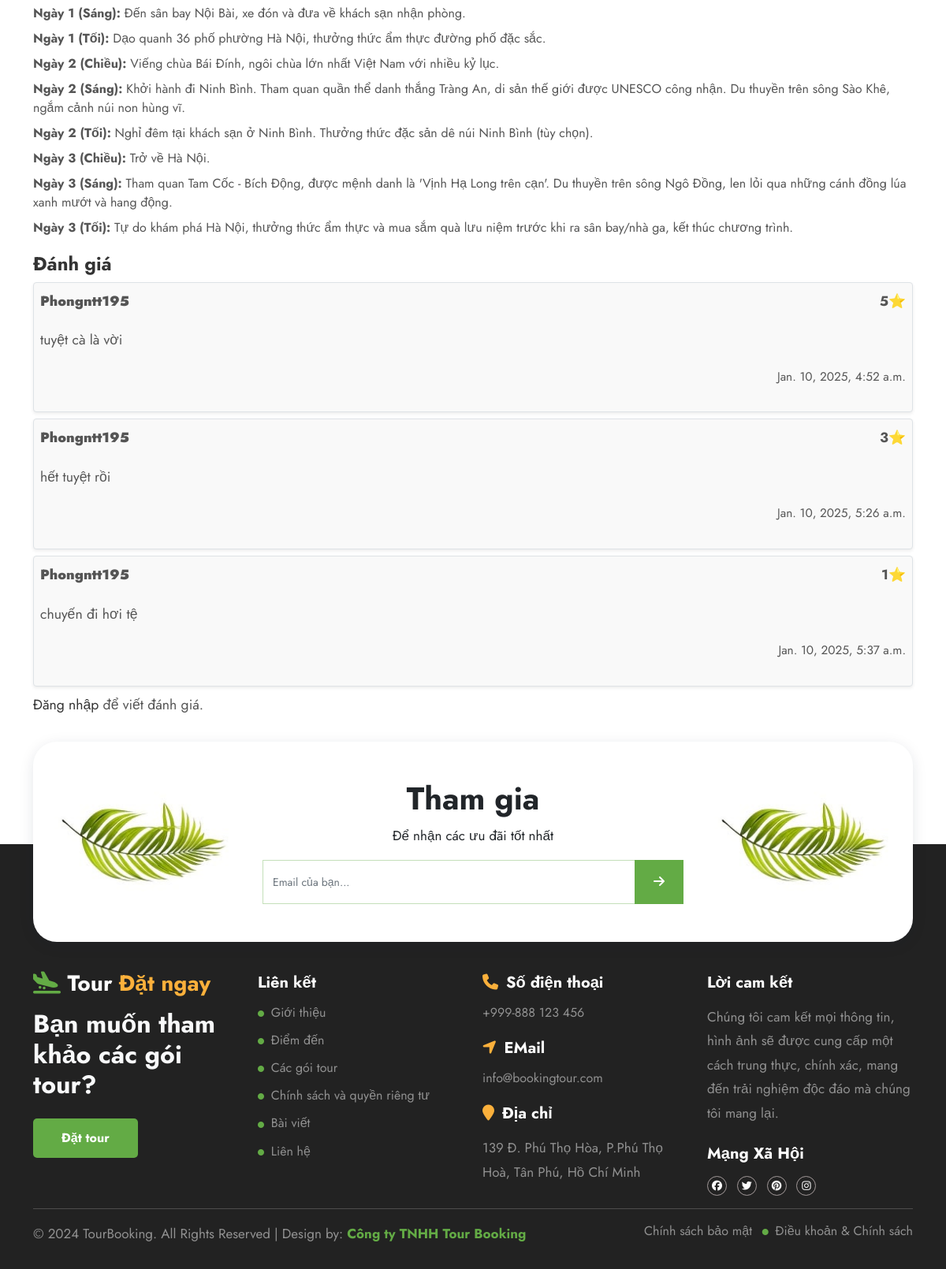
The page /reviews/tours/2/ (lower part) on the database as committed earlier.
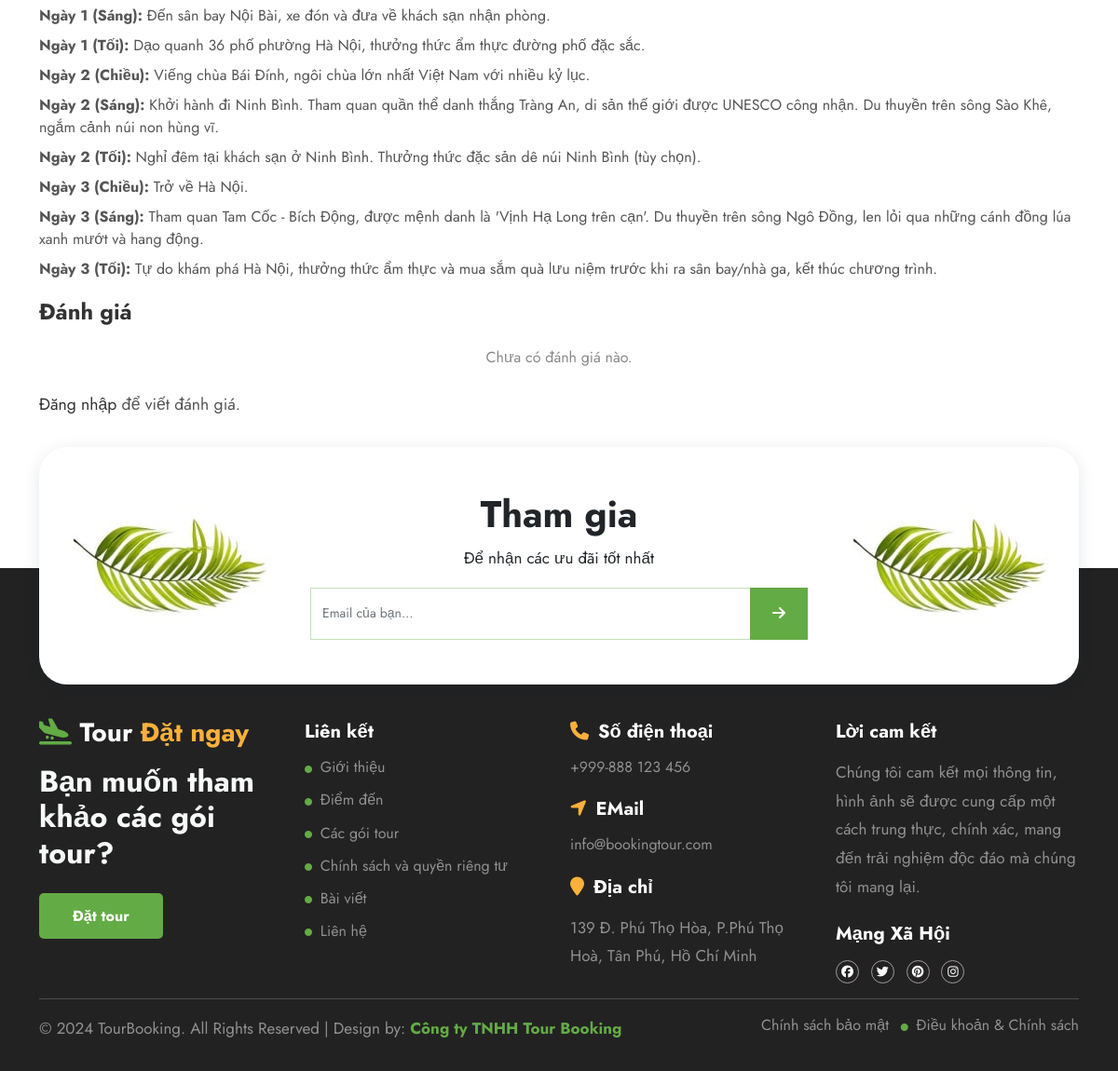
The same page on the database as committed later.
### main/models.py (models this page shows, shortened)
class Schedule(models.Model):
    tour = models.ForeignKey(Tour, related_name="schedules", on_delete=models.CASCADE)  # Liên kết với Tour
    day = models.PositiveIntegerField()  # Ngày thứ mấy trong lịch trình
    period = models.CharField(
        max_length=50,
        choices=[("Sáng", "Sáng"), ("Chiều", "Chiều"), ("Tối", "Tối")],
    )  # Buổi: Sáng / Chiều / Tối
    activity = models.TextField()  # Nội dung hoạt động
    class Meta:
        verbose_name = "Lịch trình"
        verbose_name_plural = "Lịch trình"
        ordering = ["tour", "day", "period"]  # Sắp xếp theo Tour -> Ngày -> Buổi

### reviews/models.py (models this page shows, shortened)
class Review(models.Model):
    user = models.ForeignKey(User, on_delete=models.CASCADE)
    tour = models.ForeignKey(Tour, on_delete=models.CASCADE, related_name='reviews')
    rating = models.IntegerField(choices=[(i, f"{i} ⭐") for i in range(1, 6)])  # Đánh giá từ 1-5 sao
    comment = models.TextField()
    created_at = models.DateTimeField(auto_now_add=True)

### reviews/views.py (the view)
# urls.py: path('tours/<int:tour_id>/', tour_detail, name='tour_detail'),
def tour_detail(request, tour_id):
    tour = get_object_or_404(Tour, id=tour_id)
    reviews = tour.reviews.all()
    schedules = tour.schedules.all()
    average_rating = reviews.aggregate(Avg('rating'))['rating__avg'] if reviews.exists() else 0
    if request.method == 'POST':
        if request.user.is_authenticated:
            form = ReviewForm(request.POST)
            if form.is_valid():
                review = form.save(commit=False)
                review.user = request.user
                review.tour = tour
                review.save()
                return redirect('tour_detail', tour_id=tour.id)
        else:
            return redirect('login')
    else:
        form = ReviewForm()
    return render(request, 'blog_detail.html', {
        'tour': tour, 'reviews': reviews, 'form': form, 'schedules': schedules, 'average_rating': average_rating
    })

### reviews/forms.py
class ReviewForm(forms.ModelForm):
    class Meta:
        model = Review
        fields = ['rating', 'comment']
        widgets = {
            'rating': forms.Select(choices=[(i, f"{i} ⭐") for i in range(1, 6)]),
            'comment': forms.Textarea(attrs={'rows': 3, 'class': 'form-control'}),
        }

### main/models.py (called while the page is built)
    def duration_days(self):
        return (self.end_date - self.start_date).days + 1

    def get_image_url(self):
        if self.image:
            return self.image.url
        return static('images/default_tour.jpg')

### templates/blog_detail.html (shortened to what this page needs)
<!DOCTYPE html>
{% load static %}
{% load humanize %}
<html lang="vi">
	<head>
		<link href="{% static 'css/bootstrap.min.css' %}" rel="stylesheet" >
		<link href="{% static 'fonts/css/fontawesome.min.css' %}" rel="stylesheet" >
		<link href="{% static 'fonts/css/brands.min.css' %}" rel="stylesheet" />
		<link href="{% static 'fonts/css/solid.min.css' %}" rel="stylesheet" />
		<link href="{% static 'css/global.css' %}" rel="stylesheet">
		<link href="{% static 'css/index.css' %}" rel="stylesheet">
		<link href="{% static 'css/stylesreviews.css' %}" rel="stylesheet">
		<link rel="stylesheet" type="text/css" href="{% static 'css/stylesreviews.css' %}">
	</head>
<body>
<div class="container tour-detail-container">
    <ul>
        {% for schedule in schedules %}
        <li><strong>Ngày {{ schedule.day }} ({{ schedule.period }}):</strong> {{ schedule.activity }}</li>
        {% empty %}
        <p>Chưa có lịch trình.</p>
        {% endfor %}
    </ul>
    <h3>Đánh giá</h3>
    {% for review in reviews %}
<div class="review border p-2 mb-2 shadow-sm rounded" style="font-size: 0.8em;">
    <div class="review-header mb-1">
        <p class="review-user"><strong>{{ review.user.username }}</strong></p>
        <p class="review-rating">{{ review.rating }}⭐</p>
    </div>
    <p class="review-comment">{{ review.comment }}</p>
    <p class="review-date"><small>{{ review.created_at }}</small></p>
</div>
    {% empty %}
    <p class="no-reviews">Chưa có đánh giá nào.</p>
    {% endfor %}
    {% if user.is_authenticated %}
    <h3>Viết đánh giá</h3>
    <form method="post">
        {% csrf_token %}
        {{ form.as_p }}
        <button type="submit" class="btn btn-success">Gửi đánh giá</button>
    </form>
    {% else %}
    <p><a href="{% url 'login' %}">Đăng nhập</a> để viết đánh giá.</p>
    {% endif %}
</div>
<div class="main_footer position-relative">
	<div class="main_footer1 position-absolute w-100">
	  <section id="join" class="p_3">
		<div class="container-xl">
		  <div class="row join_1 shadow_box pt-5 pb-5 mx-0 bg-white">
			<div class="col-md-3">
			  <div class="join_1l">
				<img src="{% static 'img/44.jpg' %}" class="w-100" alt="abc" />
			  </div>
			</div>
			<div class="col-md-6">
			  <div class="join_1m text-center">
				<h1>Tham gia</h1>
				<p>Để nhận các ưu đãi tốt nhất</p>
				<div class="input-group">
				  <input
					type="text"
					class="form-control rounded-0 font_14"
					placeholder="Email của bạn..."
				  />
				  <span class="input-group-btn">
					<button
					  class="btn btn-primary bg_green rounded-0 p-3 px-4 border-0"
					  type="button"
					>
					  <i class="fa fa-arrow-right"></i>
					</button>
				  </span>
				</div>
			  </div>
			</div>
			<div class="col-md-3">
			  <div class="join_1l">
				<img src="{% static 'img/44.jpg' %}" class="w-100" alt="abc" />
			  </div>
			</div>
		  </div>
		</div>
	  </section>
	</div>
	<div class="main_footer2">
	  <section id="footer" class="p_3 bg_black">
		<div class="container-xl">
		  <div class="row footer_1">
			<div class="col-md-3">
			  <div class="footer_1l">
				<h3 class="mb-3">
				  <a class="text-white" href="{% url 'index' %}"
					><i class="fa fa-plane-arrival col_green"></i> Tour
					<span class="col_yellow">Đặt ngay</span>
				  </a>
				</h3>
				<h2 class="text-light">Bạn muốn tham khảo các gói tour?</h2>
				<h6 class="mb-0 mt-4">
				  <a class="button" href="#">Đặt tour</a>
				</h6>
			  </div>
			</div>
			<div class="col-md-3">
			  <div class="footer_1l">
				<h5 class="text-white mt-1 mb-3">Liên kết</h5>
				<div class="row footer_3ism">
				  <h6 class="col-md-12 col-6">
					<i
					  class="fa fa-circle col_green me-1 font_8 align-middle"
					></i>
					<a class="text-white-50 a_tag" href="#"> Giới thiệu</a>
				  </h6>
				  <h6 class="col-md-12 col-6 mt-2">
					<i
					  class="fa fa-circle col_green me-1 font_8 align-middle"
					></i>
					<a class="text-white-50 a_tag" href="#"> Điểm đến</a>
				  </h6>
				  <h6 class="col-md-12 col-6 mt-2">
					<i
					  class="fa fa-circle col_green me-1 font_8 align-middle"
					></i>
					<a class="text-white-50 a_tag" href="#">Các gói tour</a>
				  </h6>
				  <h6 class="col-md-12 col-6 mt-2">
					<i
					  class="fa fa-circle col_green me-1 font_8 align-middle"
					></i>
					<a class="text-white-50 a_tag" href="#">
					  Chính sách và quyền riêng tư</a
					>
				  </h6>
				  <h6 class="col-md-12 col-6 mt-2">
					<i
					  class="fa fa-circle col_green me-1 font_8 align-middle"
					></i>
					<a class="text-white-50 a_tag" href="#"> Bài viết</a>
				  </h6>
				  <h6 class="col-md-12 col-6 mt-2 mb-0">
					<i
					  class="fa fa-circle col_green me-1 font_8 align-middle"
					></i>
					<a class="text-white-50 a_tag" href="#"> Liên hệ</a>
				  </h6>
				</div>
			  </div>
			</div>
			<div class="col-md-3">
			  <div class="footer_1l">
				<h5 class="text-white mt-1 mb-3">
				  <i class="fa fa-phone col_yellow me-1"></i> Số điện thoại
				</h5>
				<h6>
				  <a class="text-white-50 a_tag1" href="#"
					>+999-888 123 456</a
				  >
				</h6>
				<h5 class="text-white mt-4 mb-3">
				  <i class="fa fa-location-arrow col_yellow me-1"></i> EMail
				</h5>
				<h6>
				  <a class="text-white-50 a_tag1" href="#"
					>info@bookingtour.com</a
				  >
				</h6>
				<h5 class="text-white mt-4 mb-3">
				  <i class="fa fa-map-marker col_yellow me-1"></i> Địa chỉ
				</h5>
				<p class="mb-0">
				  <a class="text-white-50 a_tag1" href="#"
					>139 Đ. Phú Thọ Hòa, P.Phú Thọ Hoà, Tân Phú, Hồ Chí Minh
				  </a>
				</p>
			  </div>
			</div>
			<div class="col-md-3">
			  <div class="footer_1l top_1r">
				<h5 class="text-white mt-1 mb-3">Lời cam kết</h5>
				<p class="text-white-50">
				  Chúng tôi cam kết mọi thông tin, hình ảnh sẽ được cung cấp
				  một cách trung thực, chính xác, mang đến trải nghiệm độc đáo
				  mà chúng tôi mang lại.
				</p>
				<h5 class="text-white mt-4 mb-3">Mạng Xã Hội</h5>
				<ul class="mb-0">
				  <li class="d-inline-block">
					<a class="d-block text-center rounded-circle" href="#"
					  ><i class="fa-brands fa-facebook"></i
					></a>
				  </li>
				  <li class="d-inline-block ms-2">
					<a class="d-block text-center rounded-circle" href="#"
					  ><i class="fa-brands fa-twitter"></i
					></a>
				  </li>
				  <li class="d-inline-block ms-2">
					<a class="d-block text-center rounded-circle" href="#"
					  ><i class="fa-brands fa-pinterest"></i
					></a>
				  </li>
				  <li class="d-inline-block ms-2">
					<a class="d-block text-center rounded-circle" href="#"
					  ><i class="fa-brands fa-instagram"></i
					></a>
				  </li>
				</ul>
			  </div>
			</div>
		  </div>
		  <hr class="line_1" />
		  <div class="row footer_2">
			<div class="col-md-8">
			  <div class="footer_2l">
				<p class="mb-0 text-white-50">
				  © 2024 TourBooking. All Rights Reserved | Design by:
				  <a
					class="col_green fw-bold"
					href="{% url 'gallery' %}"
					>Công ty TNHH Tour Booking
				  </a>
				</p>
			  </div>
			</div>
			<div class="col-md-4">
			  <div class="footer_2r text-end">
				<ul class="mb-0">
				  <li class="d-inline-block">
					<a class="text-white-50 a_tag" href="#"
					  >Chính sách bảo mật</a
					>
				  </li>
				  <li class="d-inline-block ms-2">
					<i
					  class="fa fa-circle col_green me-1 font_8 align-middle"
					></i>
					<a class="text-white-50 a_tag" href="#"
					  >Điều khoản & Chính sách</a
					>
				  </li>
				</ul>
			  </div>
			</div>
		  </div>
		</div>
	  </section>
	</div>
  </div>
</body>
</html>

### static/css/global.css (style rules this page uses)
body { font-family: "Jost", sans-serif; }
ul { list-style:none; padding:0; }
p { font-size:17px; line-height:1.8em; }
h1,h2,h3,h4,h5 { font-weight:bold; }
h6 { font-weight:normal; }
a { color: #333; text-decoration:none; }
.button { transition: 0.3s; padding: 15px 36px 15px 36px; display: inline-block; font-size:16px; background:#63ab45; color:#fff; border-radius:5px; font-weight:bold; }
.col_green { color:#63ab45!important; }
.col_yellow { color:#fbb03b!important; }
.bg_black { background-color: #222!important; }
.bg_green { background-color: #63ab45!important; }
hr { opacity:1; background-color:#c4dfb9; }
.font_14 { font-size:14px; }
.font_8 { font-size:8px; }
.line_1 { background-color:#4e4c4c; }
.p_3 { padding-top:30px; padding-bottom:30px; }
.top_1r ul li a { border:1px solid #a39a9a; width:25px; height:25px; line-height:23px; font-size:13px; color:#fff; transition: 0.3s; }
.top_1r { padding-top:9px; }
.form-control { border-color:#c4dfb9; box-shadow:none; border-radius:0; height:50px; }
.shadow_box { box-shadow: 0px 4px 20px -3px rgb(22 36 62 / 15%); }
.input-group .form-control { height:auto; }
.join_1 { border-radius:30px; }
.main_footer1 { top:-160px; }
.main_footer { margin-top:160px; }
#footer { padding-top:160px; }
#footer .top_1r { padding-top:0; }

### static/css/stylesreviews.css (style rules this page uses)
.tour-detail-container { margin-top: 50px; }
.tour-detail-container p { font-size: 1.1rem; color: #555; margin-bottom: 20px; }
.tour-detail-container h3 { font-size: 1.5rem; color: #333; margin-top: 20px; }
.tour-detail-container ul { list-style-type: none; padding-left: 0; }
.tour-detail-container ul li { font-size: 1rem; color: #555; margin-bottom: 8px; }
.tour-detail-container .no-reviews { font-size: 1rem; color: #888; text-align: center; margin-top: 20px; }

Rows that differ between the two databases and show on the page:
removed Review: user.username "Phongntt195", rating "5", comment "tuyệt cà là vời", created_at "Jan. 10, 2025, 4:52 a.m."
removed Review: user.username "Phongntt195", rating "3", comment "hết tuyệt rồi", created_at "Jan. 10, 2025, 5:26 a.m."
removed Review: user.username "Phongntt195", rating "1", comment "chuyến đi hơi tệ", created_at "Jan. 10, 2025, 5:37 a.m."
Other text that changed with them:
text now shown: "Chưa có đánh giá nào."
